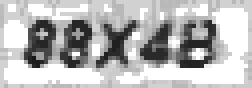
#> input picture shandong SCI/pic/3.tif, 63 x 22 px, given in place of 3.jpg, which was not available (shown 4 times larger)
$ python cnki_ocr.py
#> lines starting #> are read from the running program, lines starting #| are printed output that depends on the picture
# -*- coding: utf-8 -*-
"""
Created on Fri Jul 14 09:53:41 2017

@author: Administrator
"""
from PIL import Image,ImageFilter,ImageEnhance
import pytesseract
import string
import re

def initTable(threshold=140):           # 二值化函数
    table = []
    for i in range(256):
        if i < threshold:
            table.append(0)
        else:
            table.append(1)

    return table

im =Image.open("3.jpg")
#> im is the input picture: PIL image 63x22 L; min 23, max 255, mean 184.1

im_grey=im.convert('L')#灰度化
#binaryImage = im_grey.point(initTable(), '1')
#im_peak=im_grey.convert('1')#二值化

im_filter=im_grey.filter(ImageFilter.MedianFilter)
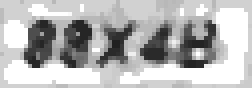
#> im_filter: PIL image 63x22 L (shown 4 times larger); min 32, max 255, mean 183

sharpness =ImageEnhance.Contrast(im_filter)#对比度增强
sharp_img = sharpness.enhance(1.0)
sharp_img.show()
#> (the run stopped early here; a loop or call above may not have finished)

$ run again, with shandong SCI/pic/num.font.exp0.tif copied over shandong SCI/pic/3.tif
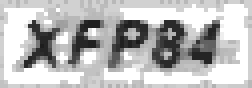
#> input picture shandong SCI/pic/num.font.exp0.tif, 63 x 22 px, given in place of 3.jpg, which was not available (shown 4 times larger)
#> im is the input picture: PIL image 63x22 L; min 26, max 255, mean 187.4
#> `im_filter=im_grey.filter(ImageFilter.MedianFilter)`:
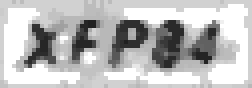
#> im_filter: PIL image 63x22 L (shown 4 times larger); min 32, max 255, mean 188.2
